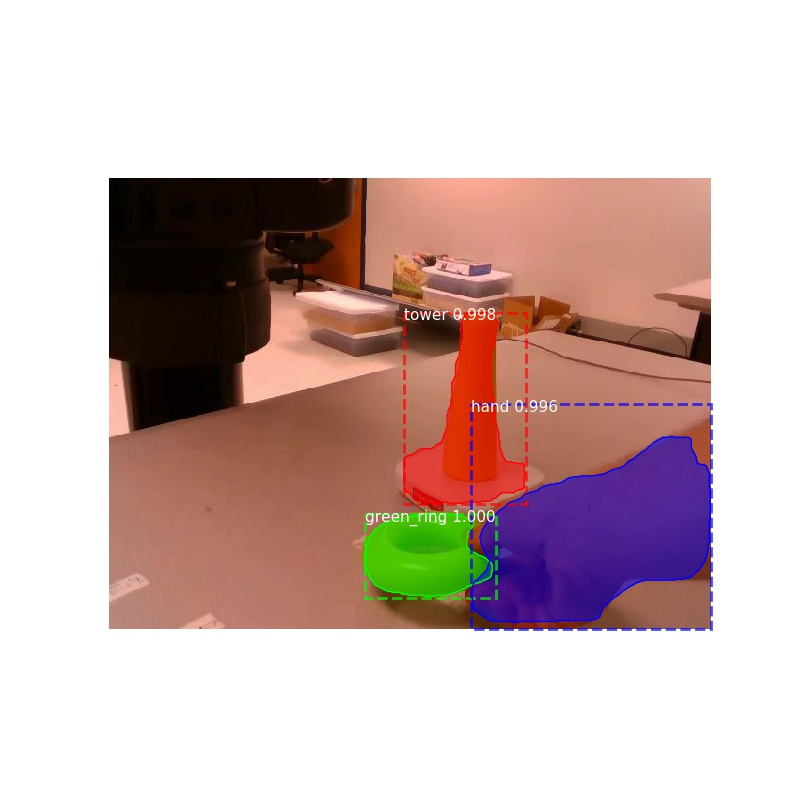
#> input picture demos/run_4/0_view0/00000.jpg, 800 x 800 px, found by its file name
$ python bs.py --target demos/run_4/0_view0/00000.jpg   (older library calls are emulated)
#> lines starting #> are read from the running program, lines starting #| are printed output that depends on the picture
import argparse
import os
from os.path import join as join
from PIL import Image
from copy import deepcopy as copy
import cv2
import numpy as np
from matplotlib import pyplot as plt
from skimage.measure import label, regionprops
from scipy import ndimage as ndi
import time
# plt.ion()
from ipdb import set_trace


ROOT_PATH = '/home/msieb/test_folder/'
BACKGROUND_IDX = '0'


DEPTH_TH = 5 # Minimum depth difference after BS
DEPTH_MIN = 0 # General minimum depth (to exclude erroneous depth values or out of bounds (zeroed out))
DEPTH_MAX = 80
RGB_TH = 25 # Minimum rgb difference after BS

H = 480
W = 640

parser = argparse.ArgumentParser()
parser.add_argument('-m', '--mode', type=str, default='', help='train, valid or test')
parser.add_argument('-t', '--target', type=str, required=True)
args = parser.parse_args()

BACKGROUND_RGB_0 = cv2.imread(join(ROOT_PATH, args.target, 'background/videos/0_view0/00000.jpg'))
#> BACKGROUND_RGB_0 is the input picture: shape (800, 800, 3); mean B, G, R 181.7, 184.8, 206.1
BACKGROUND_DEPTH_0 = cv2.imread(join(ROOT_PATH, args.target, 'background/depth/0_view0/00000.jpg'))
BACKGROUND_RGB_1 = cv2.imread(join(ROOT_PATH, args.target, 'background/videos/0_view1/00000.jpg'))
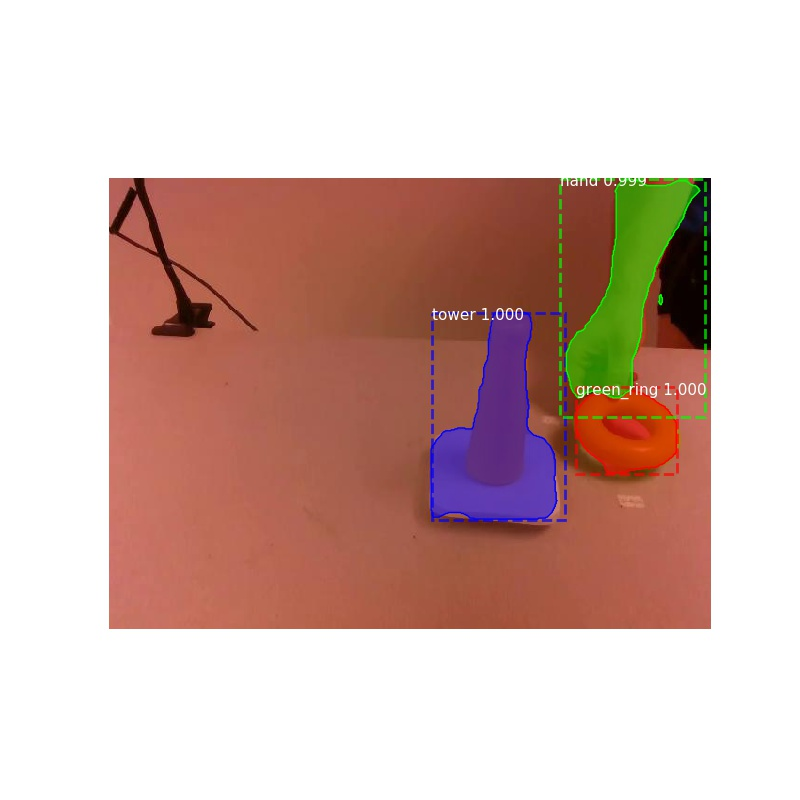
#> input picture demos/run_4/0_view1/00000.jpg, 800 x 800 px, found by its file name
#> BACKGROUND_RGB_1 is the input picture: shape (800, 800, 3); mean B, G, R 177, 184.5, 212.3
BACKGROUND_DEPTH_1 = cv2.imread(join(ROOT_PATH, args.target, 'background/depth/0_view1/00000.jpg'))
BACKGROUND_RGB_2 = cv2.imread(join(ROOT_PATH, args.target, 'background/videos/0_view2/00000.jpg'))
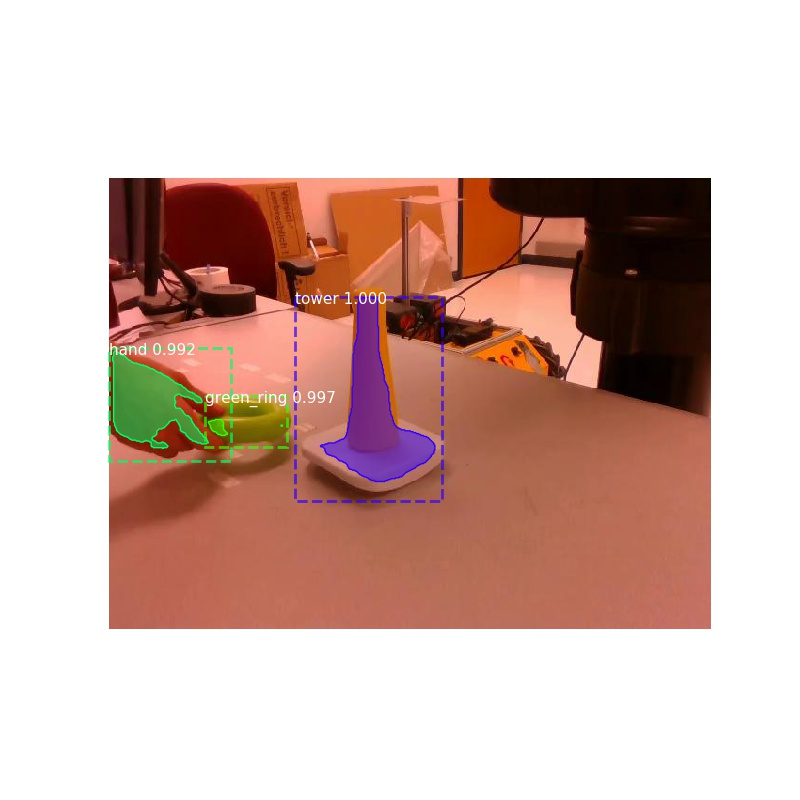
#> input picture demos/run_5/0_view2/00000.jpg, 800 x 800 px, found by its file name
#> BACKGROUND_RGB_2 is the input picture: shape (800, 800, 3); mean B, G, R 175.8, 184, 212
BACKGROUND_DEPTH_2 = cv2.imread(join(ROOT_PATH, args.target, 'background/depth/0_view2/00000.jpg'))


def main(args):
    datapath = join(ROOT_PATH, args.target)
    # process_images(args.filepath)
    # depth_subtraction(args.filepath)
#> (the run stopped early here; a loop or call above may not have finished)
